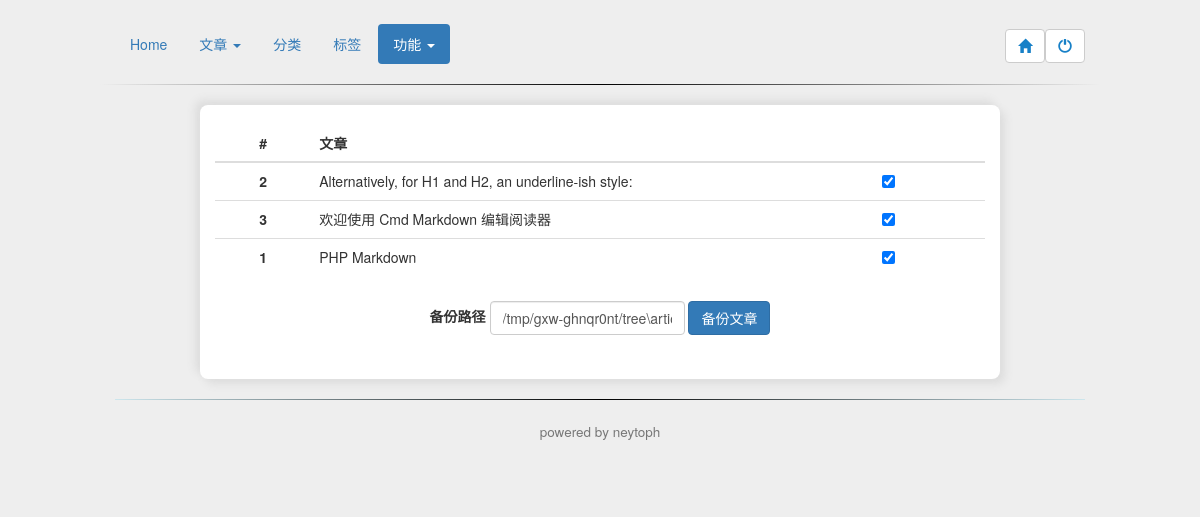
/index.php/admin/others/back_up, run on an earlier commit of the app's database.
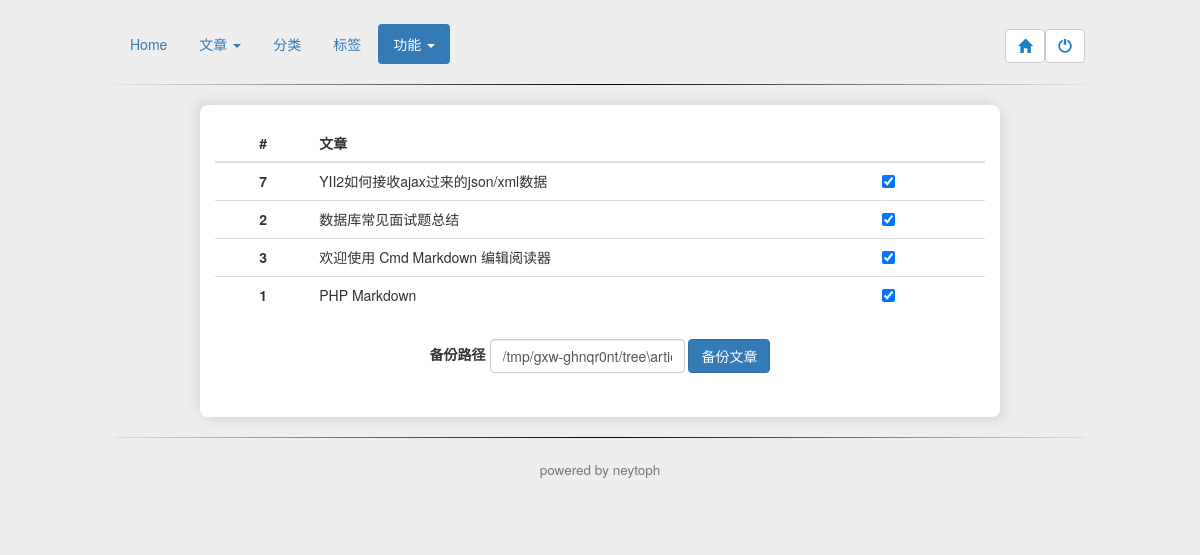
And on a later commit of the database.
### tables this page shows
CREATE TABLE `articles` (
  `id` int(10) unsigned NOT NULL AUTO_INCREMENT,
  `title` varchar(255) NOT NULL,
  `content` text NOT NULL,
  `category` varchar(50) NOT NULL,
  `tag` varchar(100) NOT NULL,
  `published_at` datetime NOT NULL,
  `pv` int(50) unsigned NOT NULL DEFAULT '1',
  PRIMARY KEY (`id`)
);

### application/controllers/admin/Others.php (called while the page is built, shortened)
<?php
class Others extends CI_Controller {
	public function back_up()
	{
        $this->load->library('pagination');
        $config = $this->getPaginationConfig();
        $row = $this->uri->segment(4);
        $row = isset($row) ? $row : 0;
        $this->load->model('articles_model');
        $data['data'] = $this->articles_model->getArticlesDuring($row, $config['per_page']);
        $data['path'] = dirname(dirname(dirname(dirname(__FILE__)))).'\\article_backup\\';
        $data['cur_title'] = array('','','','','active');
        $this->load->view('header');
        $this->load->view('admin/menu', $data);
        $this->load->view('admin/others_backup', $data);
        $this->load->view('footer');
	}
	private function getPaginationConfig(){
		$this->load->database();
		$this->load->helper('url');
		$config['base_url'] = site_url('Others/output');
		$config['total_rows'] = $this->db->count_all('articles');
		$config['per_page'] = '10';
		$config['num_links'] = 3 ;
		$config['last_link'] = '末页';
		$config['first_link'] = '首页';
		$config['prev_link'] = false;
		$config['next_link'] = false;
		$config['first_tag_open'] = '<li>';
		$config['first_tag_close'] = '</li><li><a>...</a></li>';
		$config['last_tag_open'] = '<li><a>...</a></li><li>';
		$config['last_tag_close'] = '</li>';
		$config['cur_tag_open'] = '<li class="active"><a href="">';
		$config['cur_tag_close'] = '</li></a>';
		$config['num_tag_open'] = '<li>';
	 	$config['num_tag_close'] = '</li>';
	 	$config['prev_tag_open'] = '<li>';
		$config['prev_tag_close'] = '</li>';
		$config['next_tag_open'] = '<li>';
		$config['next_tag_close'] = '</li>';
		return $config;
	}
}

### index.php (called while the page is built, shortened)
<?php
require_once BASEPATH.'core/CodeIgniter.php';

### application/models/articles_model.php (called while the page is built, shortened)
<?php
class Articles_model extends CI_Model {
	public function getArticlesDuring($offset,$row){
		$sql="select * from articles order by published_at DESC limit {$offset},{$row}";
		$data = $this->db->query($sql)->result_array();
		return $data;
	}
}

### application/config/config.php (called while the page is built, shortened)
<?php
$config['base_url'] = 'http://local.ci_blog2.com';
$config['index_page'] = '';
$config['uri_protocol']	= 'REQUEST_URI';
$config['url_suffix'] = '';
$config['language']	= 'english';
$config['charset'] = 'UTF-8';
$config['enable_hooks'] = FALSE;
$config['subclass_prefix'] = 'MY_';
$config['composer_autoload'] = FALSE;
$config['permitted_uri_chars'] = 'a-z 0-9~%.:_\-';
$config['allow_get_array'] = TRUE;
$config['enable_query_strings'] = FALSE;
$config['controller_trigger'] = 'c';
$config['function_trigger'] = 'm';
$config['directory_trigger'] = 'd';
$config['log_threshold'] = 0;
$config['log_path'] = '';
$config['log_file_extension'] = '';
$config['log_file_permissions'] = 0644;
$config['log_date_format'] = 'Y-m-d H:i:s';
$config['error_views_path'] = '';
$config['cache_path'] = '';
$config['cache_query_string'] = FALSE;
$config['encryption_key'] = '';
$config['sess_driver'] = 'files';
$config['sess_cookie_name'] = 'ci_session';
$config['sess_expiration'] = 7200;
$config['sess_save_path'] = NULL;
$config['sess_match_ip'] = FALSE;
$config['sess_time_to_update'] = 300;
$config['sess_regenerate_destroy'] = FALSE;
$config['cookie_prefix']	= '';
$config['cookie_domain']	= '';
$config['cookie_path']		= '/';
$config['cookie_secure']	= FALSE;
$config['cookie_httponly'] 	= FALSE;
$config['standardize_newlines'] = FALSE;
$config['global_xss_filtering'] = FALSE;
$config['csrf_protection'] = FALSE;
$config['csrf_token_name'] = 'csrf_test_name';
$config['csrf_cookie_name'] = 'csrf_cookie_name';
$config['csrf_expire'] = 7200;
$config['csrf_regenerate'] = TRUE;
$config['csrf_exclude_uris'] = array();
$config['compress_output'] = FALSE;
$config['time_reference'] = 'local';
$config['rewrite_short_tags'] = FALSE;
$config['proxy_ips'] = '';

### application/views/admin/others_backup.php (the view, shortened to what this page needs)
<div class="col-sm-8  col-sm-offset-2 col-xs-10 col-xs-offset-1" style="background-color: #FFF;border-radius: 8px;box-shadow:5px 5px 8px #DDDDDD,-5px -5px 8px #DDDDDD;">
<form class="form-inline" role="form" method="post" action="<?php echo site_url('admin/Others/backup')?>">
   <table class="table table-hover" style="margin-top:20px;margin-bottom:-15px">
      <thead >
         <tr>
            <th class="text-center">#</th>
            <th>文章</th>
            <th class="text-center"> </th>
         </tr>
      </thead>
      <tbody>
         <?php foreach ($data as $key => $value): ?>
            <tr>
               <th class="text-center col-sm-1"><?php echo $value['id']?></th>
               <td class="col-sm-5"><?php echo $value['title']?></td>
               <td class="text-center col-sm-2"><input type="checkbox" name="backup_article[<?php echo $value['id']?>]"value="<?php echo $value['title']?>" checked></td>
            </tr>
         <?php endforeach ?>
      </tbody>
   </table>
   <center style="margin-top: 40px;">
           <div class="form-group">
              <label for="name">备份路径</label>
              <input type="text" class="form-control" id="name" name="backup_path"value="<?php echo $path;?>"
                 placeholder="请输入备份路径">
           </div>
           <button type="submit" class="btn btn-primary btn-md">备份文章</button>
           </center>
        </form>
         <center>
      </center>
</div>

What changed in the data, as far as the page shows it:
added articles: id "7", title "YII2如何接收ajax过来的json/xml数据"
changed articles id 2: title "Alternatively, for H1 and H2, an underline-ish style:" → "数据库常见面试题总结"
